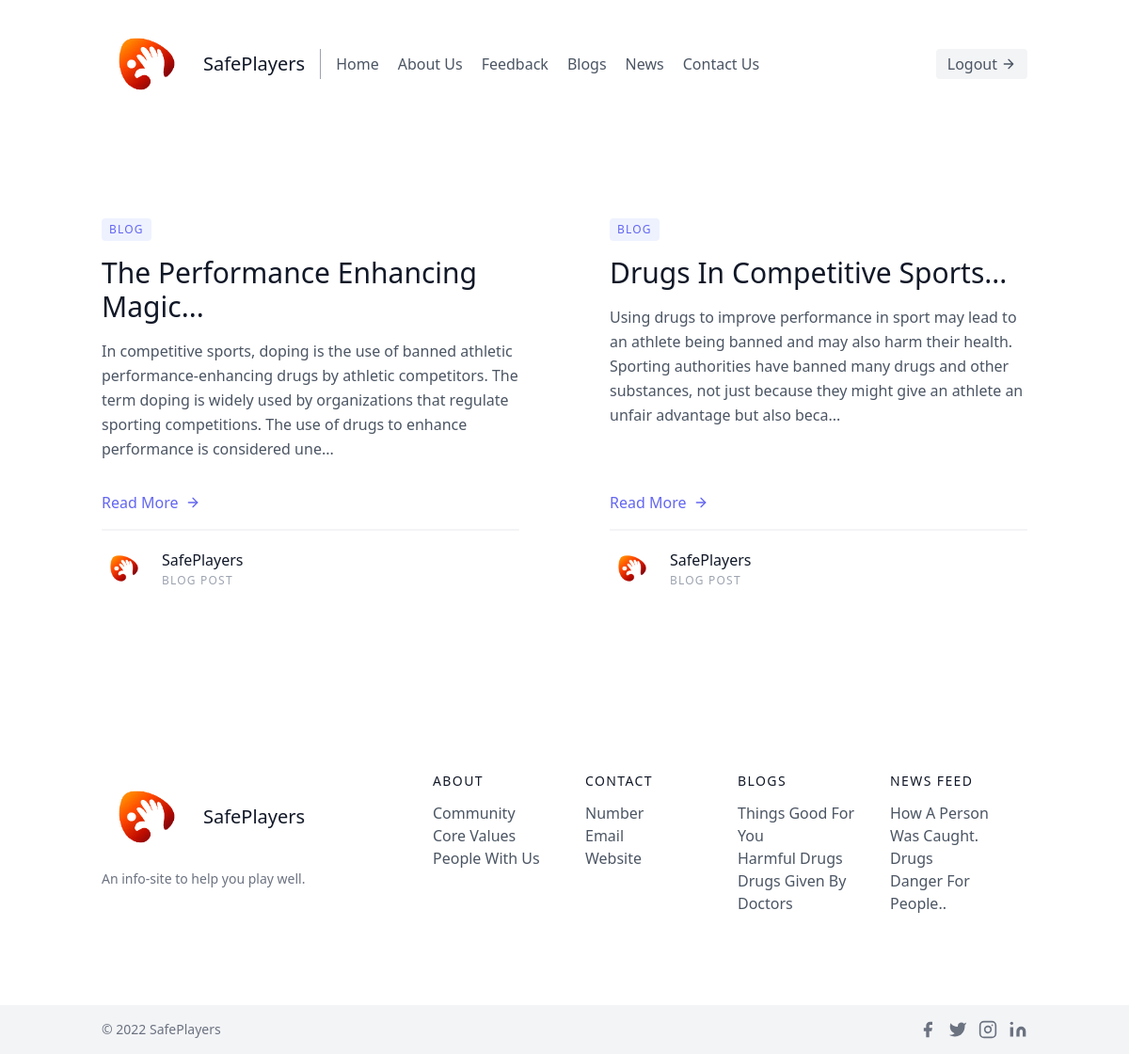
/blogs/ (signed in), run on the app's committed database.
### mainApp/models.py (models this page shows, shortened)
class Blog(models.Model):
	user = models.ForeignKey(User, null=True, on_delete=models.CASCADE)
	title = models.CharField(max_length=255)
	desc = models.TextField()
	date = models.DateField(auto_now_add=True)

### mainApp/views.py (the view)
# urls.py: path("blogs/", views.Blogs, name="blogs"),
def Blogs(request):
    blogs = Blog.objects.all()
    return render(request, "mainApp/blog.html", {'post':blogs})

### mainApp/templates/mainApp/blog.html (shortened to what this page needs)
{% extends 'base.html' %}
{% load static %}
{% block context %}
<section class="text-gray-600 body-font overflow-hidden">
  <div class="container px-5 py-24 mx-auto">
    <div class="flex flex-wrap -m-12">
       {% for post in post %}
      <div class="p-12 md:w-1/2 flex flex-col items-start">
        <span class="inline-block py-1 px-2 rounded bg-indigo-50 text-indigo-500 text-xs font-medium tracking-widest">BLOG</span>
        <h2 class="sm:text-3xl text-2xl title-font font-medium text-gray-900 mt-4 mb-4">{{post.title|slice:":80"}}...</h2>
        <p class="leading-relaxed mb-8">{{post.desc|slice:"255"}}...</p>
        <div class="flex items-center flex-wrap pb-4 mb-4 border-b-2 border-gray-100 mt-auto w-full">
          <a class="text-indigo-500 inline-flex items-center" href="{% url 'blogpost' post.id %}">Read More
            <svg class="w-4 h-4 ml-2" viewBox="0 0 24 24" stroke="currentColor" stroke-width="2" fill="none" stroke-linecap="round" stroke-linejoin="round">
              <path d="M5 12h14"></path>
              <path d="M12 5l7 7-7 7"></path>
            </svg>
          </a>
        </div>
        <a class="inline-flex items-center">
          <img alt="blog" src="{% static 'img/logo.png' %}" class="w-12 h-12 rounded-full flex-shrink-0 object-cover object-center">
          <span class="flex-grow flex flex-col pl-4">
            <span class="title-font font-medium text-gray-900">SafePlayers</span>
            <span class="text-gray-400 text-xs tracking-widest mt-0.5">BLOG POST</span>
          </span>
        </a>
      </div>
  {% endfor %} </div>
</div>
</section>
{% endblock context %}

### mainApp/static/css/style.css (style rules this page uses)
html { scroll-behavior: smooth; }

### data on the page
Blog: title "The Performance Enhancing Magic", desc "In competitive sports, doping is the use of banned athletic performance-enhancing drugs by athletic competitors. The term doping is widely used by organizations that regulate sporting competitions. The use of drugs to enhance performance is considered une"
Blog: title "Drugs In Competitive Sports", desc "Using drugs to improve performance in sport may lead to an athlete being banned and may also harm their health. Sporting authorities have banned many drugs and other substances, not just because they might give an athlete an unfair advantage but also beca"
